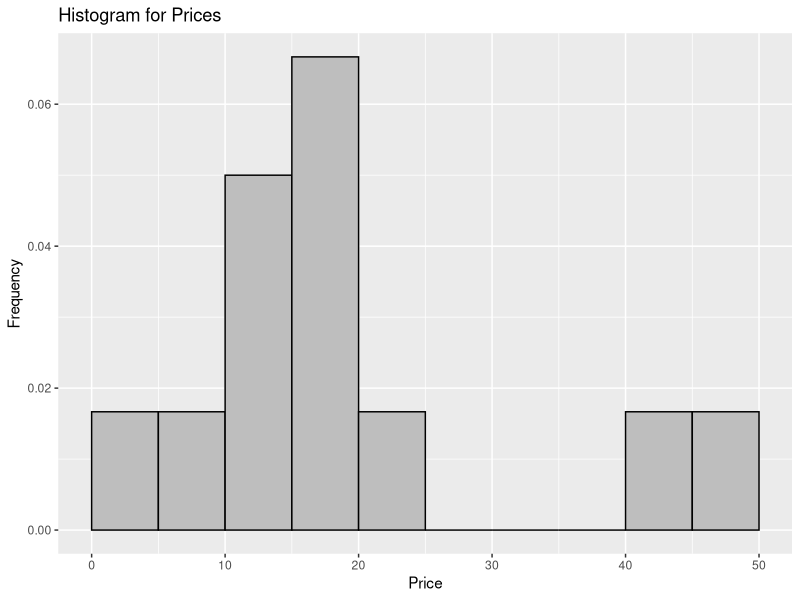
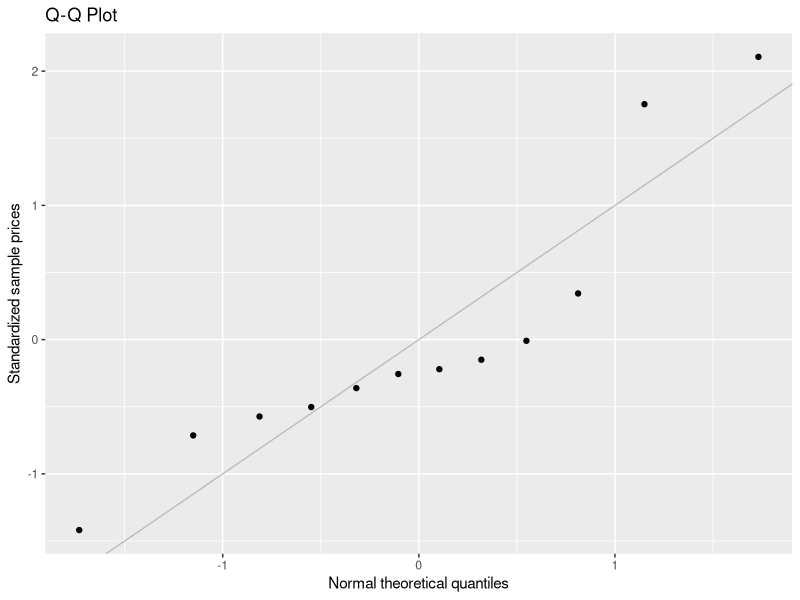
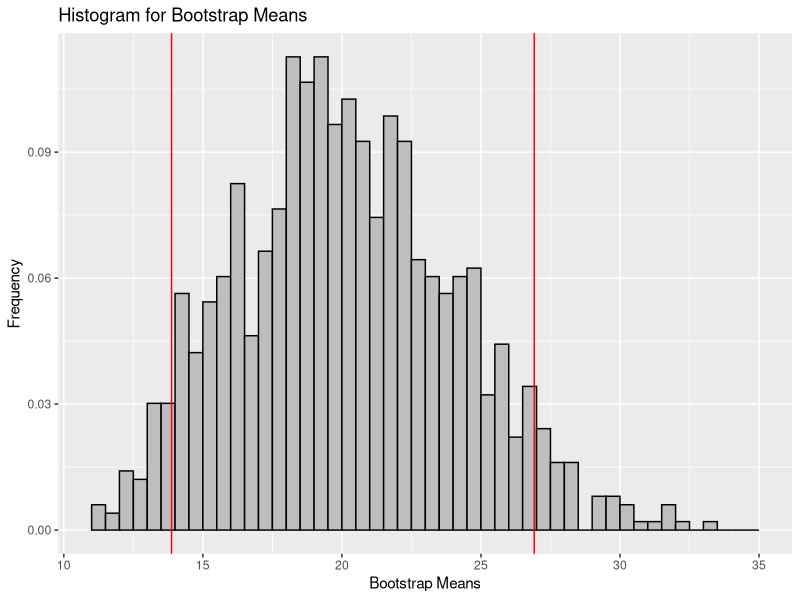
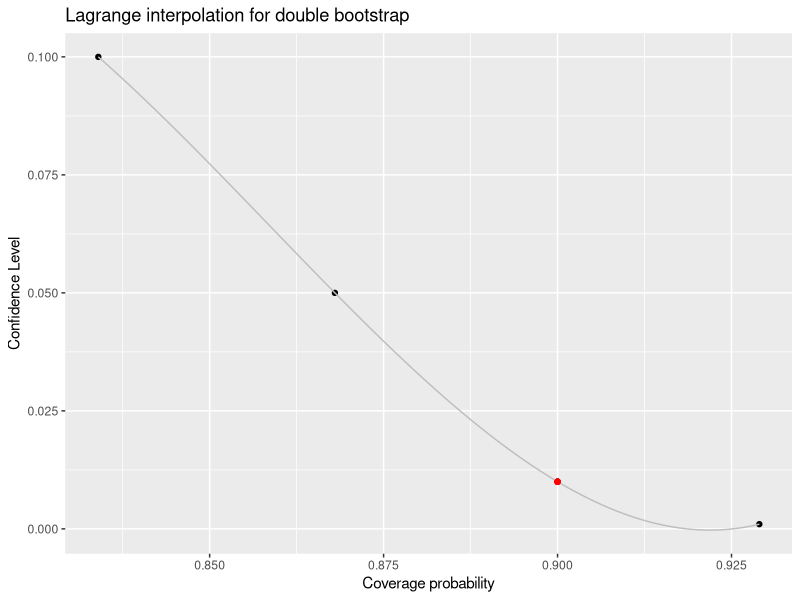

Recreate these plots in R, in order.
## ---- chunk 1
library("ggplot2") #For nice plots.
library("knitr") #For nice tables.
library("polynom") #For Lagrange interpolation used in double bootstrap.

#Set the random number generator seed.
set.seed(3)

#Haircut data:
#   x = Amount spent on last haircut
data <- data.frame(x = c(17, 16.49, 45, 25, 12, 18, 13, 20, 10, 0, 15, 50))
x <- data$x
n <- length(data$x)
## ---- chunk 2
kable(matrix(c("Observation", 1:12, "Price", format(x, nsmall = 2)), nrow = 2, byrow = TRUE))
## ---- chunk 3
#Sample mean and standard deviation of x.
x.mean <- mean(x)
x.sd <- sd(x)
## ---- chunk 4
#Histogram of x.
g1 <- ggplot(data.frame(Price = x), aes(Price)) +
  geom_histogram(aes(y = ..density..), breaks = seq(0, 50, 5), 
                 fill = "grey", col = "black") +
  labs(title = "Histogram for Prices", x = "Price", y = "Frequency")
  #geom_vline(xintercept = x.mean, linetype = "longdash", color = "red")
print(g1)
## ---- chunk 5
##Shapiro-Wilk test
pval <- shapiro.test(x)

#Significance level used throughout.
alpha <- 0.1

#Confidence interval from normality assumption
CI <- c(x.mean + qt(alpha/2, n-1)*x.sd/sqrt(n), 
        x.mean + qt(1-alpha/2, n-1)*x.sd/sqrt(n))
## ---- chunk 6
#QQplot of x.
g2 <- ggplot(data.frame(y = (x-x.mean)/x.sd), aes(sample = y)) +
  stat_qq() +
  geom_abline(intercept = 0, slope = 1, color = "grey") +
  labs(title = "Q-Q Plot", x = "Normal theoretical quantiles",
       y = "Standardized sample prices")
print(g2)
## ---- chunk 7
B = 1000
#Create B bootstrap samples and store in an n by B matrix.
boot_samples <- matrix(sample(x, n*B, replace = TRUE), nrow = n, byrow = FALSE)

#Compute the mean for each bootstrap sample and store in a vector of length B.
boot_means <- apply(boot_samples, 2, mean)

#We'll need to obtain percentile confidence intervals again later on, so
# here we create a function that returns a percentile CI given a vector
# of estimates.
get_percentile_CI <- function(estimates, alpha = 0.1) {
  #Get the number of estimates in the vector. 
  B <- length(estimates)
  
  #Put the estimates in ascending order.
  estimates_ordered <- sort(estimates)
  
  #Use the appropriate percentiles for the upper and lower confidence limit.
  CI_percentile <- c(estimates_ordered[ceiling(B*alpha/2)], 
                     estimates_ordered[ceiling(B*(1 - alpha/2))])
}

#Print out the confidence interval.
CI <- get_percentile_CI(boot_means, 0.1)
## ---- chunk 8
ggplot(data.frame(y = boot_means), aes(y)) +
  geom_histogram(aes(y = ..density..), breaks = seq(11, 35, 0.5), 
                 fill = "grey", col = "black") +
  labs(title = "Histogram for Bootstrap Means", 
       x = "Bootstrap Means", y = "Frequency") +
  geom_vline(xintercept = c(CI[1], CI[2]), color = "red")
## ---- chunk 9
B1 = 1000
B2 = 1000

#Confidence levels to consider.
deltas <- c(0.10, 0.05, 0.01, 0.001)

#For each confidence level, we will estimate the coverage probability.
coverage <- vector(mode = "numeric", length = length(deltas))

#Create B1 bootstrap samples and store in an n by B1 matrix.
boot_samples <- matrix(sample(x, n*B1, replace = TRUE), nrow = n, byrow = FALSE)

second_boot_means <- vector("list", B1)
for(i in 1:B1) {
  #Create B2 bootstrap samples and store in an n by B2 matrix.
  second_boot_means[[i]] <- apply(matrix(sample(boot_samples[ ,i], n*B2, replace = TRUE), 
                                nrow = n, byrow = FALSE), 2, mean)
}

j <- 1
for(delta in deltas) {
  CI <- NULL
  
  #Create confidence interval for each of the B2 bootstrap samples
  CI <- matrix(sapply(second_boot_means, get_percentile_CI, delta), nrow = 2)
  
  #Estimate the coverage probability.
  coverage[j] <- sum(CI[1, ] < x.mean & x.mean < CI[2, ])/B2
  j <- j + 1
}

#Calculate the Lagrange polynomial using (coverage, deltas) as (x, y) points.
L <- poly.calc(x = coverage, y = deltas)

#Evaluate the interpolated polynomial at x = alpha.
alpha.corrected <- predict(L, 1 - alpha)

CI <- get_percentile_CI(boot_means, alpha = alpha.corrected)
## ---- chunk 10
ggplot(data.frame(x = coverage, y = deltas)) +
  geom_point(aes(x = x, y = y)) +
  stat_function(fun = function(x) { predict(L, x) }, color = "grey") +
  labs(title = "Lagrange interpolation for double bootstrap", 
       x = "Coverage probability", y = "Confidence Level") +
  geom_point(aes(x = 0.9, y = alpha.corrected), color = "red")

